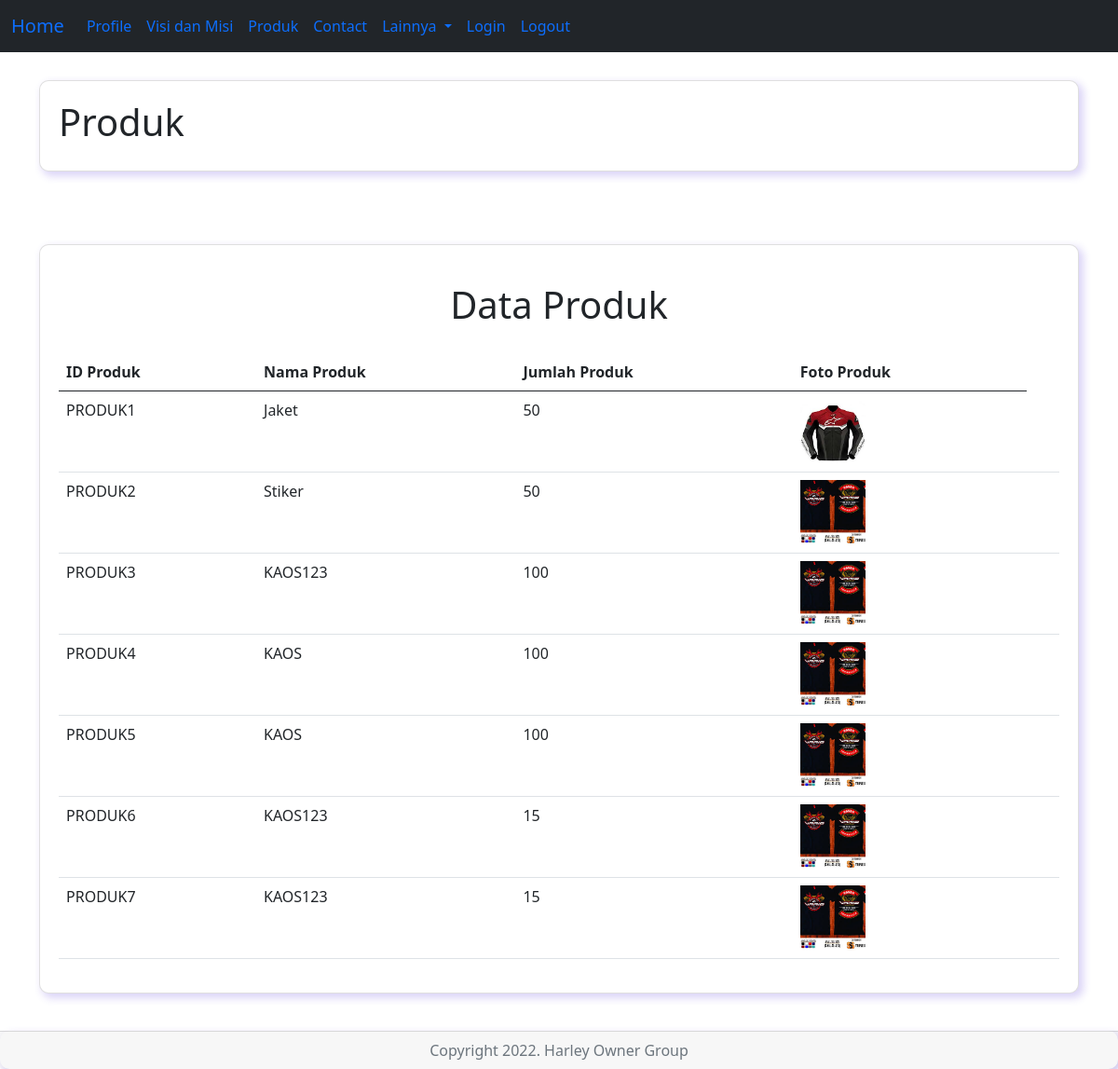
/produk-sebelumlogin.php, run on the app's committed database.
### tables this page shows
CREATE TABLE `produk` (
  `idproduk` varchar(10) NOT NULL,
  `namaproduk` varchar(50) NOT NULL,
  `jumlah` varchar(10) NOT NULL,
  `fotoproduk` varchar(100) NOT NULL
);

### produk-sebelumlogin.php (the view, shortened to what this page needs)
<?php
include "koneksi.php";
$cek = mysqli_query($db, "SELECT * FROM produk");
?>
<!DOCTYPE html>
<html lang="en">
<head>
    <link rel="stylesheet" href="css/bootstrap.min.css">
    <link rel="stylesheet" href="style.css">
</head>
<body>
    <nav class="navbar navbar-expand-lg bg-dark">
        <div class="container-fluid">
            <a class="navbar-brand" href="home.php">Home</a>
            <div class="collapse navbar-collapse" id="navbarNavDropdown">
                <ul class="navbar-nav">
                    <li class="nav-item">
                        <a class="nav-link active" aria-current="page" href="profile.php">Profile</a>
                    </li>
                    <li class="nav-item">
                        <a class="nav-link" href="visi-misi.php">Visi dan Misi</a>
                    </li>
                    <li class="nav-item">
                        <a class="nav-link" href="produk.php">Produk</a>
                    </li>
                    <li class="nav-item">
                        <a class="nav-link" href="contact.php">Contact</a>
                    </li>
                    <li class="nav-item dropdown">
                        <a class="nav-link dropdown-toggle" href="lainnya" role="button" data-bs-toggle="dropdown" aria-expanded="false">
                            Lainnya
                        </a>
                    </li>
                    <li class="nav-item">
                        <a class="nav-link" href="index.php">Login</a>
                    </li>
                    <li class="nav-item">
                        <a class="nav-link" href="index.php">Logout</a>
                    </li>
                </ul>
            </div>
        </div>
    </nav>
    <div class="jumbotron jumbotron-fluid">
        <div class="container">
            <div class="card">
                <h1>Produk</h1>
            </div>
            <br><br>
            <div class="card">
                <h1 id="beranda-judul">Data Produk</h1>
                <table class="table">
                    <thead>
                        <tr>
                            <th>ID Produk</th>
                            <th>Nama Produk</th>
                            <th>Jumlah Produk</th>
                            <th>Foto Produk</th>
                        </tr>
                    </thead>
                    <?php foreach ($cek as $value) : ?>
                        <tr>
                            <td><?= $value['idproduk'] ?></td>
                            <td><?= $value['namaproduk'] ?></td>
                            <td><?= $value['jumlah'] ?></td>
                            <td>
                                <img src="image/<?= $value['fotoproduk'] ?>" width="70px" height="70px" alt="">
                            </td>
                            <td>
                        </tr>
                    <?php endforeach ?>
                </table>
            </div>
        </div>
    </div>
    <div class="footer text-center">
        <div class="card-footer text-muted">
            Copyright 2022. Harley Owner Group
        </div>
    </div>
</body>
</html>

### style.css (style rules this page uses)
.card { box-shadow: 4px 4px 8px 1px rgba(76, 38, 214, 0.2); border-radius: 10px; padding: 20px; margin-top: 30px; }
.footer { box-shadow: 4px 4px 8px 1px rgba(76, 38, 214, 0.2); border-radius: 10px; padding: 0; margin: 0; margin-top: 40px; }
#beranda-judul { padding-left: 20px; text-align: center; padding: 20px; }

### data on the page
produk: idproduk "PRODUK1", namaproduk "Jaket", jumlah "50", fotoproduk (picture)
produk: idproduk "PRODUK2", namaproduk "Stiker", jumlah "50", fotoproduk (picture)
produk: idproduk "PRODUK3", namaproduk "KAOS123", jumlah "100", fotoproduk (picture)
produk: idproduk "PRODUK4", namaproduk "KAOS", jumlah "100", fotoproduk (picture)
produk: idproduk "PRODUK5", namaproduk "KAOS", jumlah "100", fotoproduk (picture)
produk: idproduk "PRODUK6", namaproduk "KAOS123", jumlah "15", fotoproduk (picture)
produk: idproduk "PRODUK7", namaproduk "KAOS123", jumlah "15", fotoproduk (picture)
